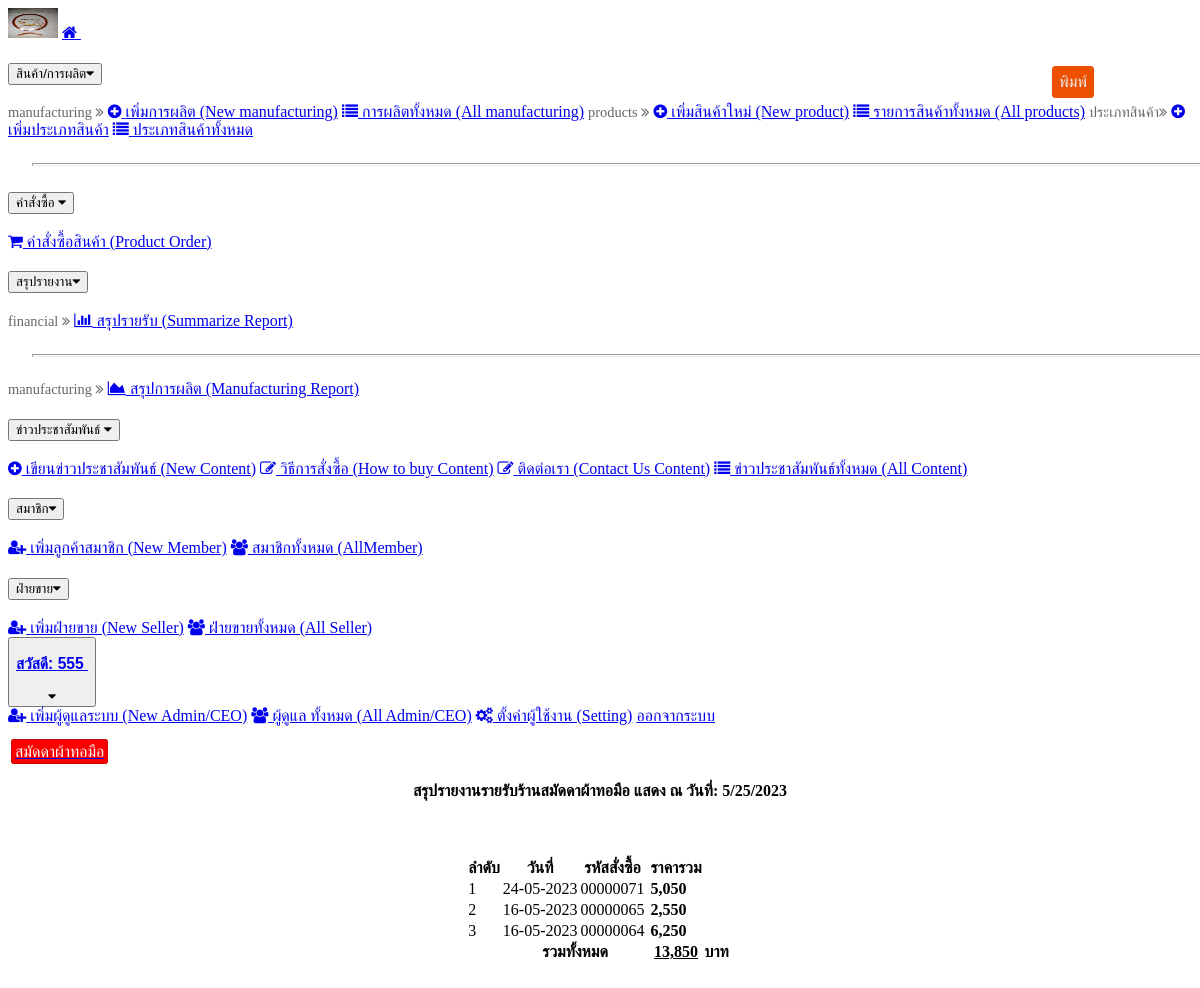
/admin/report.php (signed in), run on the app's committed database.
### tables this page shows
CREATE TABLE `order` (
  `id_order` int(8) UNSIGNED ZEROFILL NOT NULL,
  `send_order` int(8) DEFAULT NULL,
  `list_order` int(8) NOT NULL,
  `qty_order` int(8) NOT NULL,
  `price_order` int(8) NOT NULL,
  `id_member` int(8) DEFAULT '0',
  `name` varchar(255) DEFAULT NULL,
  `address` longtext,
  `tel` varchar(255) DEFAULT NULL,
  `discount` int(8) DEFAULT '0',
  `status_order` varchar(255) DEFAULT 'wait',
  `time_order` varchar(255) DEFAULT NULL,
  `utime_order` varchar(255) DEFAULT NULL,
  `time_paid` varchar(255) DEFAULT NULL,
  `bank_paid` varchar(255) DEFAULT NULL,
  `img_paid` varchar(255) DEFAULT NULL
);

### i_result.inc.php (called while the page is built)
<?php
function i_result($res, $row, $field=0) {
    $res->data_seek($row);
    $datarow = $res->fetch_array();
    return $datarow[$field];
}
?>

### admin/report.php (the view, shortened to what this page needs)
<?php
include "../connect.inc.php";
include "../i_result.inc.php";
?>
<!DOCTYPE html>
<head>
<link rel="stylesheet" href="../css/font-awesome.min.css">
<link rel="stylesheet" href="../style.css" type="text/css">
</head>
<body>
<?php
include "./menuadmin.inc.php";
?>
<br>
<div class="inheader">
        <a href="./" class="curent"><span class="imade">สมัดดาผ้าทอมือ</span><span class="ibrick"></span></a>
        <span class="no">&nbsp;</span>
<h4 align="center">สรุปรายงานรายรับร้านสมัดดาผ้าทอมือ แสดง ณ วันที่: <script>document.write(new Date().toLocaleDateString());</script></h4><h4></h4>
<br>
<a href="javascript:print();" class="dontshowprn ibtn-orange fixright">พิมพ์</a>
<br />
<table border="0" cellpadding="1" cellspacing="1" id="allorder" align="center">
<tr>
    <th>
              ลำดับ
    </th>
    <th>
              วันที่
    </th>
    <th>
              รหัสสั่งซื้อ
    </th>
    <th>
    </th>
    <th>
             ราคารวม
    </th>
    <th>
    </th>
    <th>
    </th>
</tr>
<?php
$sql = "SELECT * FROM  `order` ORDER BY `order`.`id_order` DESC;";
$on = $conn->query($sql);
$_row = $on->num_rows;
$sum_price = 0;
$_count = 0;
for($x=0;$x<$_row;$x++){
    $_status = i_result($on,$x,"status_order");
    if($_status!="complete"){continue;}
        $id_order = i_result($on,$x,"id_order");
        $_price = i_result($on,$x,"price_order");
        $sum_price = $sum_price+$_price;
        $_count++;
echo '<tr>';
echo '<td>'.($_count).'</td>';
echo '<td>'.i_result($on,$x,"time_order").'</td>';
echo '<td>'.$id_order.'</td>';
echo '<td>';
echo '</td>';
echo '<td style="font-weight:bold;">'.number_format($_price).'</td>';
echo '<td>';
        echo '</td>';
        echo '<td id="bill_'.$id_order.'">';
echo '</td>';
echo '</tr>';
}
echo '<tr>';
echo '<th colspan="1">';
echo '</th>';
echo '<th colspan="3">';
    echo 'รวมทั้งหมด';
echo '</th>';
    echo '<th >';
        echo '<u>';
        echo number_format($sum_price);
        echo '</u>';
    echo '</th>';
    echo '<th>';
        echo 'บาท';
    echo '</th>';
echo '</tr>';
?>
</table>
<br>
</body>
</html>

### style.css (style rules this page uses)
a:link .imade,a:visited .imade { color:#fff; border:1px rgb(201, 13, 13) solid; border-radius:3px; background:rgb(255, 0, 0); margin:.25%; padding:.25%; }
.ibtn-orange { border:1px #ec5000 solid!important; border-radius: 3px!important; background:#ec5000!important; padding:6px!important; margin:6px!important; color:#ececec !important; text-decoration: none !important; cursor: pointer !important; }
.fixright { right:100px; top:60px; position:fixed; }

### data on the page
order: time_order "24-05-2023", id_order "00000071", price_order "5,050"
order: time_order "16-05-2023", id_order "00000065", price_order "2,550"
order: time_order "16-05-2023", id_order "00000064", price_order "6,250"

### other printed values
$_SESSION['adminname'] "555"
$sum_price "13,850"
